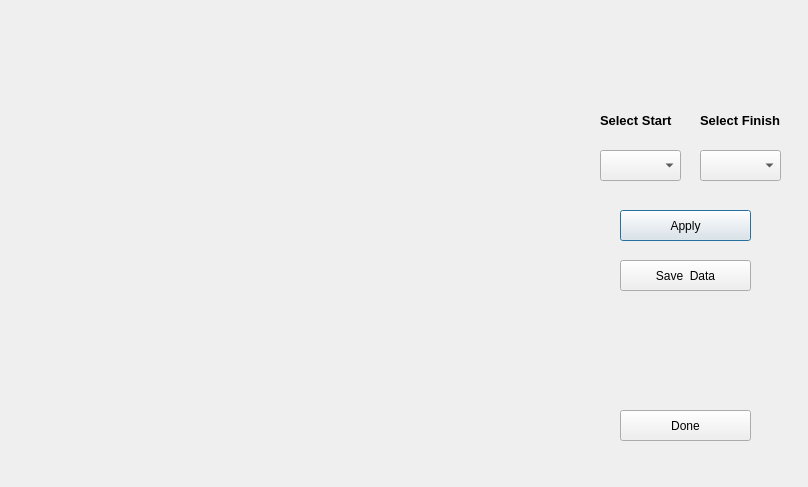
<?xml version="1.0" encoding="UTF-8"?>
<ui version="4.0">
 <class>Dialog</class>
 <widget class="QDialog" name="Dialog">
  <property name="geometry">
   <rect>
    <x>0</x>
    <y>0</y>
    <width>808</width>
    <height>487</height>
   </rect>
  </property>
  <property name="windowTitle">
   <string>Dialog</string>
  </property>
  <widget class="MplWidget" name="MplWidget" native="true">
   <property name="geometry">
    <rect>
     <x>30</x>
     <y>10</y>
     <width>561</width>
     <height>441</height>
    </rect>
   </property>
  </widget>
  <widget class="QPushButton" name="button_Apply">
   <property name="geometry">
    <rect>
     <x>620</x>
     <y>210</y>
     <width>131</width>
     <height>31</height>
    </rect>
   </property>
   <property name="text">
    <string>Apply</string>
   </property>
  </widget>
  <widget class="QPushButton" name="button_Done">
   <property name="geometry">
    <rect>
     <x>620</x>
     <y>410</y>
     <width>131</width>
     <height>31</height>
    </rect>
   </property>
   <property name="text">
    <string>Done</string>
   </property>
  </widget>
  <widget class="QComboBox" name="comboBox_Start">
   <property name="geometry">
    <rect>
     <x>600</x>
     <y>150</y>
     <width>81</width>
     <height>31</height>
    </rect>
   </property>
  </widget>
  <widget class="QComboBox" name="comboBox_End">
   <property name="geometry">
    <rect>
     <x>700</x>
     <y>150</y>
     <width>81</width>
     <height>31</height>
    </rect>
   </property>
  </widget>
  <widget class="QLabel" name="Constraint_label">
   <property name="geometry">
    <rect>
     <x>600</x>
     <y>110</y>
     <width>81</width>
     <height>21</height>
    </rect>
   </property>
   <property name="font">
    <font>
     <pointsize>10</pointsize>
     <weight>75</weight>
     <bold>true</bold>
    </font>
   </property>
   <property name="text">
    <string>Select Start</string>
   </property>
  </widget>
  <widget class="QLabel" name="Constraint_label_2">
   <property name="geometry">
    <rect>
     <x>700</x>
     <y>110</y>
     <width>81</width>
     <height>21</height>
    </rect>
   </property>
   <property name="font">
    <font>
     <pointsize>10</pointsize>
     <weight>75</weight>
     <bold>true</bold>
    </font>
   </property>
   <property name="text">
    <string>Select Finish</string>
   </property>
  </widget>
  <widget class="QPushButton" name="pushButton_SaveData">
   <property name="geometry">
    <rect>
     <x>620</x>
     <y>260</y>
     <width>131</width>
     <height>31</height>
    </rect>
   </property>
   <property name="text">
    <string>Save  Data</string>
   </property>
  </widget>
 </widget>
 <customwidgets>
  <customwidget>
   <class>MplWidget</class>
   <extends>QWidget</extends>
   <header>mplwidget.h</header>
   <container>1</container>
  </customwidget>
 </customwidgets>
 <resources/>
 <connections/>
</ui>
